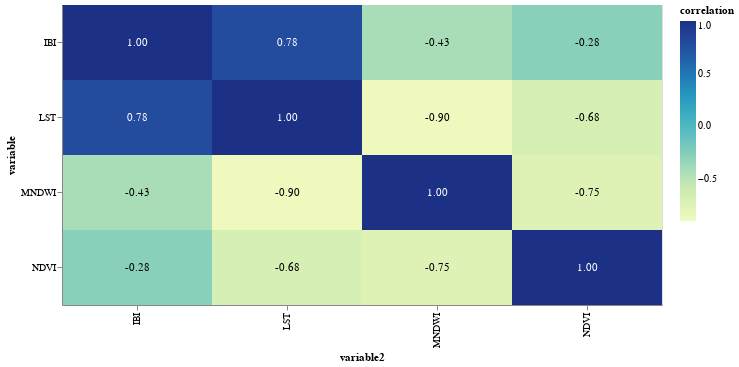

Notebook cell for this chart:
### Code cell
# Convert the correlation matrix to a long format
cor_data_combined = cor_matrix.stack().reset_index().rename(columns={'level_0': 'variable', 'level_1': 'variable2', 0: 'correlation'})

# Add the correlation_label column
cor_data_combined['correlation_label'] = cor_data_combined['correlation'].map('{:.2f}'.format)

# Altair chart
base = alt.Chart(cor_data_combined).encode(
    x='variable2:O',
    y='variable:O'    
)

# Text layer with correlation labels
# Colors are for easier readability
text = base.mark_text().encode(
    text='correlation_label',
    color=alt.condition(
        alt.datum.correlation > 0.5, 
        alt.value('white'),
        alt.value('black')
    )
)

# The correlation heatmap itself
cor_plot = base.mark_rect().encode(
    color='correlation:Q'
).properties(width=600, height=300)

cor_plot + text  # The '+' means overlaying the text and rect layer

### Figure 1 — Vega-Lite specification as saved in the notebook (floating-point values rounded to 4 significant figures)
{"config": {"view": {"continuousWidth": 400, "continuousHeight": 300}}, "layer": [{"mark": "rect", "encoding": {"color": {"field": "correlation", "type": "quantitative"}, "x": {"field": "variable2", "type": "ordinal"}, "y": {"field": "variable", "type": "ordinal"}}, "height": 300, "width": 600}, {"mark": "text", "encoding": {"color": {"condition": {"value": "white", "test": "(datum.correlation > 0.5)"}, "value": "black"}, "text": {"field": "correlation_label", "type": "nominal"}, "x": {"field": "variable2", "type": "ordinal"}, "y": {"field": "variable", "type": "ordinal"}}}], "data": {"name": "data-57549f9c6fc1dd355d8c43c8cfc595a3"}, "$schema": "https://vega.github.io/schema/vega-lite/v4.17.0.json", "datasets": {"data-57549f9c6fc1dd355d8c43c8cfc595a3": [{"variable": "LST", "variable2": "LST", "correlation": 1.0, "correlation_label": "1.00"}, {"variable": "LST", "variable2": "NDVI", "correlation": -0.6807, "correlation_label": "-0.68"}, {"variable": "LST", "variable2": "IBI", "correlation": 0.7772, "correlation_label": "0.78"}, {"variable": "LST", "variable2": "MNDWI", "correlation": -0.9037, "correlation_label": "-0.90"}, {"variable": "NDVI", "variable2": "LST", "correlation": -0.6807, "correlation_label": "-0.68"}, {"variable": "NDVI", "variable2": "NDVI", "correlation": 1.0, "correlation_label": "1.00"}, {"variable": "NDVI", "variable2": "IBI", "correlation": -0.2778, "correlation_label": "-0.28"}, {"variable": "NDVI", "variable2": "MNDWI", "correlation": -0.7463, "correlation_label": "-0.75"}, {"variable": "IBI", "variable2": "LST", "correlation": 0.7772, "correlation_label": "0.78"}, {"variable": "IBI", "variable2": "NDVI", "correlation": -0.2778, "correlation_label": "-0.28"}, {"variable": "IBI", "variable2": "IBI", "correlation": 1.0, "correlation_label": "1.00"}, {"variable": "IBI", "variable2": "MNDWI", "correlation": -0.4271, "correlation_label": "-0.43"}, {"variable": "MNDWI", "variable2": "LST", "correlation": -0.9037, "correlation_label": "-0.90"}, {"variable": "MNDWI", "variable2": "NDVI", "correlation": -0.7463, "correlation_label": "-0.75"}, {"variable": "MNDWI", "variable2": "IBI", "correlation": -0.4271, "correlation_label": "-0.43"}, {"variable": "MNDWI", "variable2": "MNDWI", "correlation": 1.0, "correlation_label": "1.00"}]}}
